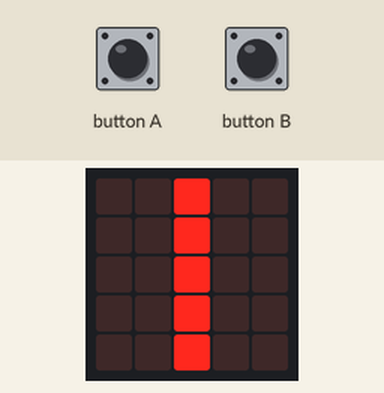
A program run on a simulated BBC micro:bit running MicroPython. Parts: the board's 5×5 LED display. The inputs (shaded band) are chosen by the test bench.

Above: at 1.2 s.
1.3 s: button A pressed for 1 s
At 2.23 s:
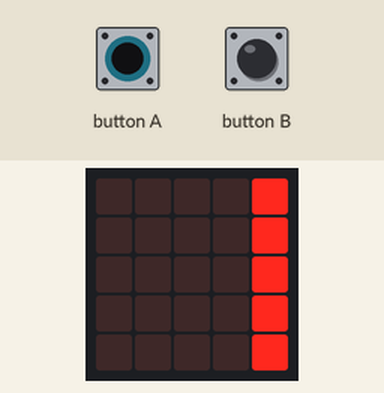
3.8 s: button B pressed for 3.2 s
At 8.2 s:
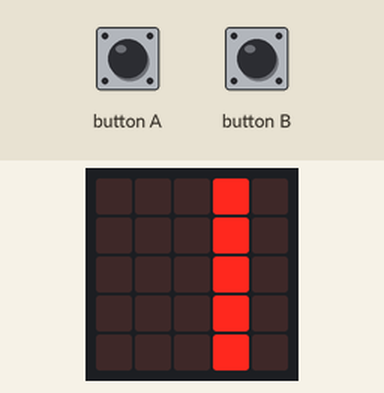
8.5 s: button B pressed for 0.15 s
At 9.1 s:
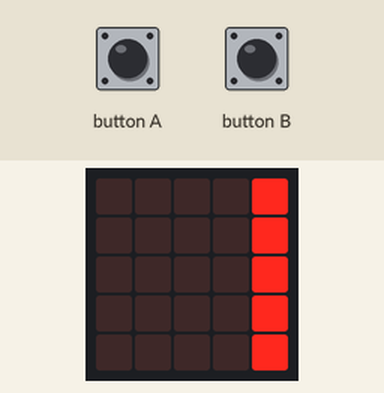
10.1 s: button A pressed for 0.15 s
At 11.1 s:
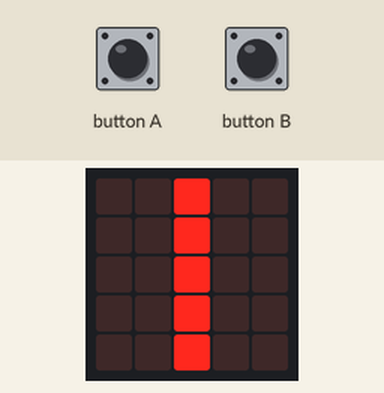
Timing chart, 0 to 12.8 s (numbered marks = the images above; inputs shaded):
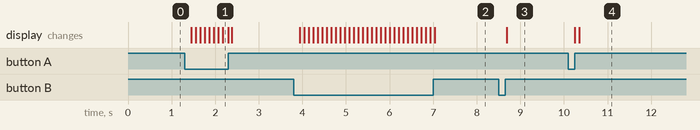

Measured:
- after the input at 1.3 s, the display: first changes after 0.15 s (image 1 shows a later state)
- after the input at 3.8 s, the display: changes after 0.13 s (image 2)
- after the input at 8.5 s, the display: changes after 0.19 s (image 3)
- after the input at 10.1 s, the display: first changes after 0.14 s (image 4 shows a later state)

The program:

ex03_la_ligne.py
```python
from microbit import *

colonne = 2

while True:
    display.clear()
    for i in range(5):
        display.set_pixel(colonne, i, 9)
    if button_a.is_pressed():
        colonne = colonne - 1
    if button_b.is_pressed():
        colonne = colonne + 1
    if colonne == -1:
        colonne = 4
    if colonne == 5:
        colonne = 0
    sleep(100)
```
